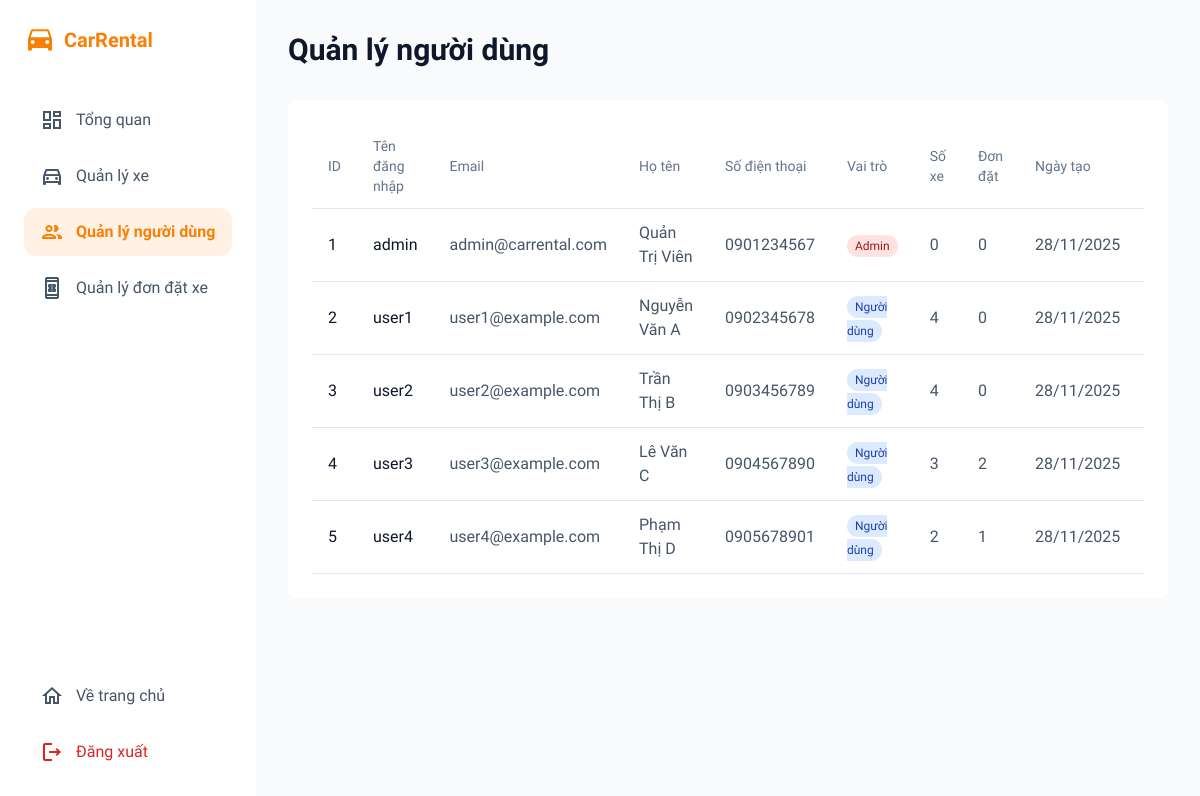
The page /admin/users.php (signed in) on the database its author committed.
### tables this page shows
CREATE TABLE IF NOT EXISTS users (
    id INT AUTO_INCREMENT PRIMARY KEY,
    username VARCHAR(50) UNIQUE NOT NULL,
    email VARCHAR(100) UNIQUE NOT NULL,
    password VARCHAR(255) NOT NULL,
    role ENUM('user', 'admin', 'host') DEFAULT 'user',
    full_name VARCHAR(100) NOT NULL,
    phone VARCHAR(20),
    avatar VARCHAR(255) DEFAULT NULL,
    created_at TIMESTAMP DEFAULT CURRENT_TIMESTAMP
);

### config/session.php (called while the page is built, shortened)
<?php
function getBasePath() {
    static $base_path = null;
    $script_name = $_SERVER['SCRIPT_NAME'];
    $script_dir = dirname($script_name);
    $parts = explode('/', trim($script_dir, '/'));
    $subdirs = ['auth', 'cars', 'admin', 'client', 'host', 'api', 'config'];
    foreach ($subdirs as $subdir) {
        $pos = array_search($subdir, $parts);
        if ($pos !== false && $pos > 0) {
            $base_parts = array_slice($parts, 0, $pos);
            $base_path = '/' . implode('/', $base_parts);
            return $base_path;
        }
    }
    return $base_path;
}
?>

### admin/users.php (the view, shortened to what this page needs)
<?php
require_once '../config/database.php';
require_once '../config/session.php';
$base_path = getBasePath();
$user_query = "
    SELECT
        u.*,
        (SELECT COUNT(*) FROM cars WHERE owner_id = u.id) AS total_cars,
        (SELECT COUNT(*) FROM bookings WHERE customer_id = u.id) AS total_bookings
    FROM users u
    ORDER BY u.created_at DESC
";
$stmt = $conn->query($user_query);
$users = $stmt->fetch_all(MYSQLI_ASSOC);
?>
<!DOCTYPE html>
<html class="light" lang="vi">
<head>
    <script src="https://cdn.tailwindcss.com?plugins=forms,typography"></script>
</head>
<body class="font-display bg-background-light dark:bg-background-dark text-slate-900 dark:text-slate-100">
<div class="flex h-screen">
    <aside class="w-64 flex-shrink-0 bg-white dark:bg-zinc-800 p-6 flex flex-col justify-between">
        <div>
            <a href="<?php echo $base_path ? $base_path . '/index.php' : '../index.php'; ?>" class="flex items-center gap-2 mb-10">
                <span class="text-xl font-bold text-primary">CarRental</span>
            </a>
            <nav class="flex flex-col gap-2">
                <a class="flex items-center gap-3 px-4 py-2 rounded hover:bg-slate-100 dark:hover:bg-zinc-700 text-slate-600 dark:text-slate-300" href="<?php echo $base_path ? $base_path . '/admin/dashboard.php' : 'dashboard.php'; ?>">
                    <span class="material-icons-outlined text-2xl">dashboard</span>
                    <span>Tổng quan</span>
                </a>
                <a class="flex items-center gap-3 px-4 py-2 rounded hover:bg-slate-100 dark:hover:bg-zinc-700 text-slate-600 dark:text-slate-300" href="<?php echo $base_path ? $base_path . '/admin/cars.php' : 'cars.php'; ?>">
                    <span class="material-icons-outlined text-2xl">directions_car</span>
                    <span>Quản lý xe</span>
                </a>
                <a class="flex items-center gap-3 px-4 py-2 rounded bg-primary/10 text-primary font-semibold" href="<?php echo $base_path ? $base_path . '/admin/users.php' : 'users.php'; ?>">
                    <span class="material-icons-outlined text-2xl">group</span>
                    <span>Quản lý người dùng</span>
                </a>
                <a class="flex items-center gap-3 px-4 py-2 rounded hover:bg-slate-100 dark:hover:bg-zinc-700 text-slate-600 dark:text-slate-300" href="<?php echo $base_path ? $base_path . '/admin/bookings.php' : 'bookings.php'; ?>">
                    <span class="material-icons-outlined text-2xl">book_online</span>
                    <span>Quản lý đơn đặt xe</span>
                </a>
            </nav>
        </div>
        <div>
            <a class="flex items-center gap-3 px-4 py-2 rounded hover:bg-slate-100 dark:hover:bg-zinc-700 text-slate-600 dark:text-slate-300" href="<?php echo $base_path ? $base_path . '/index.php' : '../index.php'; ?>">
                <span class="material-icons-outlined text-2xl">home</span>
                <span>Về trang chủ</span>
            </a>
            <a class="flex items-center gap-3 px-4 py-2 rounded hover:bg-red-50 dark:hover:bg-red-900/20 text-red-600 dark:text-red-400 mt-2" href="<?php echo $base_path ? $base_path . '/auth/logout.php' : '../auth/logout.php'; ?>">
                <span class="material-icons-outlined text-2xl">logout</span>
                <span>Đăng xuất</span>
            </a>
        </div>
    </aside>
    <main class="flex-1 p-8 overflow-y-auto">
        <header class="flex justify-between items-center mb-8">
            <h1 class="text-3xl font-bold">Quản lý người dùng</h1>
        </header>
        <section class="bg-white dark:bg-zinc-800 p-6 rounded-lg">
            <div class="overflow-x-auto">
                <table class="w-full text-left">
                    <thead class="text-sm text-slate-500 dark:text-slate-400 border-b border-slate-200 dark:border-zinc-700">
                        <tr>
                            <th class="py-3 px-4 font-medium">ID</th>
                            <th class="py-3 px-4 font-medium">Tên đăng nhập</th>
                            <th class="py-3 px-4 font-medium">Email</th>
                            <th class="py-3 px-4 font-medium">Họ tên</th>
                            <th class="py-3 px-4 font-medium">Số điện thoại</th>
                            <th class="py-3 px-4 font-medium">Vai trò</th>
                            <th class="py-3 px-4 font-medium">Số xe</th>
                            <th class="py-3 px-4 font-medium">Đơn đặt</th>
                            <th class="py-3 px-4 font-medium">Ngày tạo</th>
                            <th class="py-3 px-4 font-medium">Hành động</th>
                        </tr>
                    </thead>
                    <tbody>
                        <?php if (empty($users)): ?>
                            <tr>
                                <td colspan="10" class="py-8 text-center text-slate-500">Chưa có người dùng nào</td>
                            </tr>
                        <?php else: ?>
                            <?php foreach ($users as $user): ?>
                                <tr class="border-b border-slate-200 dark:border-zinc-700">
                                    <td class="py-3 px-4"><?php echo $user['id']; ?></td>
                                    <td class="py-3 px-4 font-medium"><?php echo htmlspecialchars($user['username']); ?></td>
                                    <td class="py-3 px-4 text-slate-600 dark:text-slate-300"><?php echo htmlspecialchars($user['email']); ?></td>
                                    <td class="py-3 px-4 text-slate-600 dark:text-slate-300"><?php echo htmlspecialchars($user['full_name']); ?></td>
                                    <td class="py-3 px-4 text-slate-600 dark:text-slate-300"><?php echo htmlspecialchars($user['phone'] ?? 'N/A'); ?></td>
                                    <td class="py-3 px-4">
                                        <?php
                                        $role_classes = [
                                            'admin' => 'bg-red-100 dark:bg-red-900/50 text-red-800 dark:text-red-300',
                                            'user' => 'bg-blue-100 dark:bg-blue-900/50 text-blue-800 dark:text-blue-300'
                                        ];
                                        $role_text = [
                                            'admin' => 'Admin',
                                            'user' => 'Người dùng'
                                        ];
                                        $role = $user['role'] ?? 'user';
                                        ?>
                                        <span class="px-2 py-1 text-xs font-medium rounded-full <?php echo $role_classes[$role] ?? ''; ?>">
                                            <?php echo $role_text[$role] ?? '---'; ?>
                                        </span>
                                    </td>
                                    <td class="py-3 px-4 text-slate-600 dark:text-slate-300"><?php echo $user['total_cars']; ?></td>
                                    <td class="py-3 px-4 text-slate-600 dark:text-slate-300"><?php echo $user['total_bookings']; ?></td>
                                    <td class="py-3 px-4 text-slate-600 dark:text-slate-300"><?php echo date('d/m/Y', strtotime($user['created_at'])); ?></td>
                                    <td class="py-3 px-4 text-slate-500 dark:text-slate-400">
                                    </td>
                                </tr>
                            <?php endforeach; ?>
                        <?php endif; ?>
                    </tbody>
                </table>
            </div>
        </section>
    </main>
</div>
</body>
</html>

### admin/users.php (style rules this page uses)
.material-icons-outlined { font-size: inherit; }

### rows shown on the page
users: id "1", username "admin", email "admin@carrental.com", full_name "Quản Trị Viên", phone "0901234567", role "Admin", total_cars "0", total_bookings "0", created_at "28/11/2025"
users: id "2", username "user1", email "user1@example.com", full_name "Nguyễn Văn A", phone "0902345678", role "Người dùng", total_cars "4", total_bookings "0", created_at "28/11/2025"
users: id "3", username "user2", email "user2@example.com", full_name "Trần Thị B", phone "0903456789", role "Người dùng", total_cars "4", total_bookings "0", created_at "28/11/2025"
users: id "4", username "user3", email "user3@example.com", full_name "Lê Văn C", phone "0904567890", role "Người dùng", total_cars "3", total_bookings "2", created_at "28/11/2025"
users: id "5", username "user4", email "user4@example.com", full_name "Phạm Thị D", phone "0905678901", role "Người dùng", total_cars "2", total_bookings "1", created_at "28/11/2025"
